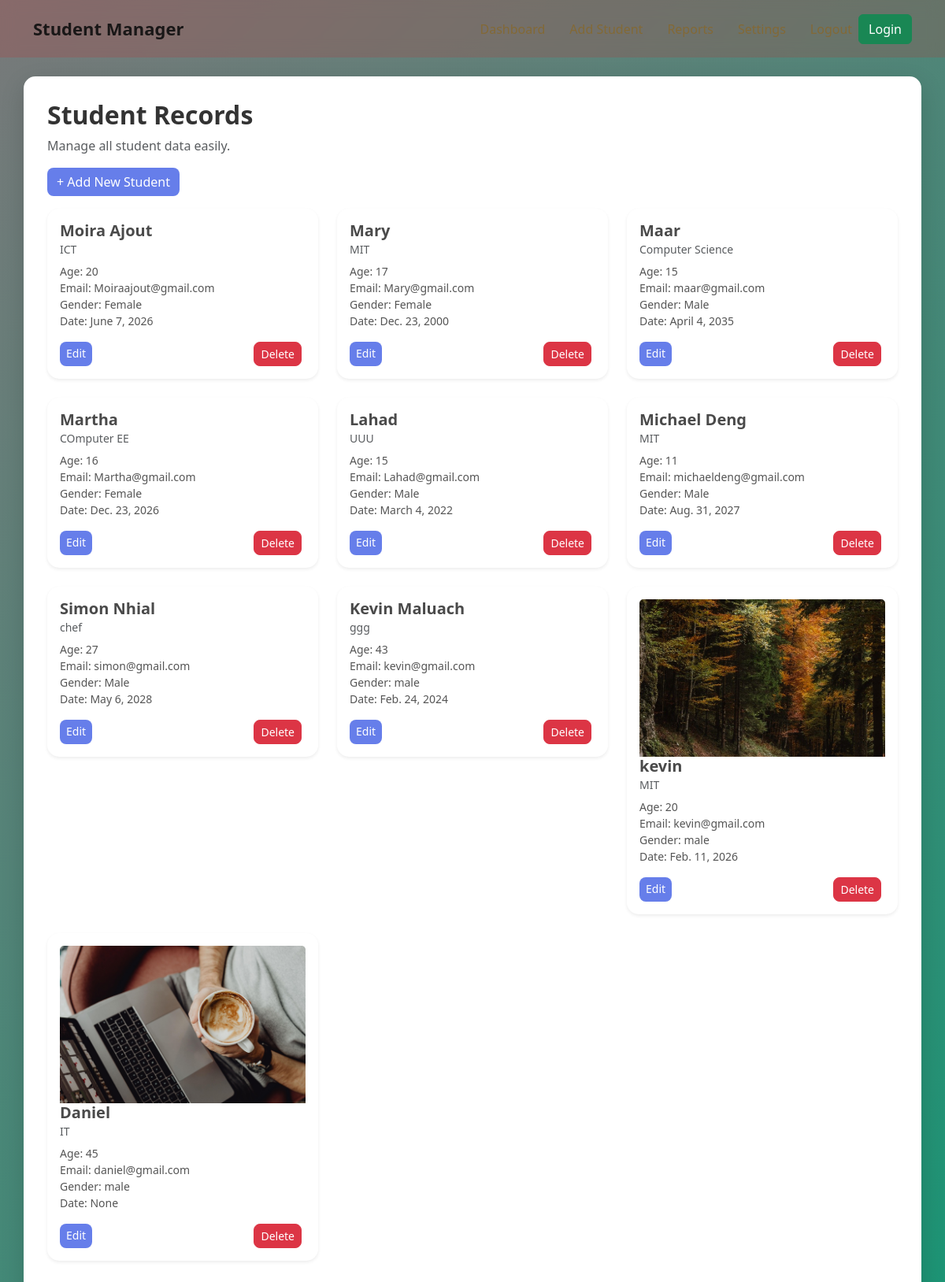
/dashboard/, run on the app's committed database.
### Dashboard/models.py (models this page shows, shortened)
class Student(models.Model):
    image = models.ImageField(upload_to='students/', null=True, blank=True)
    name = models.CharField(max_length=20)
    course = models.CharField(max_length=30)
    age = models.IntegerField()
    email = models.EmailField()
    gender = models.CharField(
        max_length=20,
        choices=[
            ('Male', 'Male'),
            ('Female', 'Female'),
        ],
        default='Male',
    )
    date = models.DateField(null=True)

### Dashboard/views.py (the view)
# urls.py: path('dashboard/', views.dashboard, name='dashboard'),
def dashboard(request):
    students = Student.objects.all()
    return render(request, 'dashboard.html', {'students': students})

### Dashboard/templates/dashboard.html (shortened to what this page needs)
{% load static %}
<html lang="en">
<head>
    <link href="https://cdn.jsdelivr.net/npm/bootstrap@5.3.0/dist/css/bootstrap.min.css" rel="stylesheet">
    <link rel="stylesheet" href="{% static 'css/main.css'%}">
</head>
<body>
<nav class="navbar navbar-expand-lg">
    <div class="container-fluid">
        <a class="navbar-brand" href="#">Student Manager</a>
        <div class="collapse navbar-collapse">
            <ul class="navbar-nav ms-auto">
                <li class="nav-item"><a class="nav-link" href="#">Dashboard</a></li>
                <li class="nav-item"><a class="nav-link" href="{% url 'add_student' %}">Add Student</a></li>
                <li class="nav-item"><a class="nav-link" href="#">Reports</a></li>
                <li class="nav-item"><a class="nav-link" href="#">Settings</a></li>
                <li class="nav-item"><a class="nav-link" href="{% url 'login' %}">Logout</a></li>
            </ul>
            {% if user.is_authenticated %}
                <a href="{% url 'logout' %}" class="btn btn-danger">Logout</a>
            {% else %}
                <a href="{% url 'login' %}" class="btn btn-success">Login</a>
            {% endif %}
        </div>
    </div>
</nav>
<div class="container mt-4">
    <h2>Student Records</h2>
    <p class="text-muted">Manage all student data easily.</p>
    <div class="mb-3">
        <a href="{% url 'add_student' %}" class="btn btn-primary">+ Add New Student</a>
    </div>
    <div class="row">
        {% for student in students %}
           <div class="col-md-4">
            <div class="card shadow-sm mb-4">
                <div class="card-body">
                    {% if student.image %}
                    <img src="{{ student.image.url }}" alt="" class="card-img-top" style="height: 200px;object-fit: cover">
                    {% endif %}
                    <h5 class="card-title">{{ student.name }}</h5>
                    <h6 class="card-subtitle mb-2 text-muted">{{ student.course }}</h6>
                    <p class="card-text">Age: {{ student.age }}<br>Email: {{ student.email }}<br>Gender: {{ student.gender }}<br>Date: {{ student.date }}</p>
                    <div class="card-actions">
                        <a href="{% url 'update_student' student.id %} " class="btn btn-sm btn-primary">Edit</a>
                        <a href="#" class="btn btn-sm btn-danger">Delete</a>
                    </div>
                </div>
            </div>
        </div>
        {% endfor %}
    </div>
</div>
</body>
</html>

### static/css/main.css (style rules this page uses)
body { background-color: #f5f7fa; }
.navbar { background-color: #343a40; }
.navbar-brand, .nav-link { color: white !important; }
.card-actions a { margin-right: 5px; }

### Dashboard/templates/dashboard.html (style rules this page uses)
body { background: linear-gradient(135deg, #78797a, #1c9575); min-height: 100vh; font-family: 'Segoe UI', Tahoma, Geneva, Verdana, sans-serif; }
.navbar { background: rgba(227, 26, 26, 0.15); backdrop-filter: blur(10px); padding: 15px 30px; }
.navbar-brand { font-weight: bold; font-size: 22px; color: #191717 !important; }
.nav-link { color: #836936 !important; margin-left: 15px; transition: 0.3s; }
.container { background: #ffffff; padding: 30px; border-radius: 15px; box-shadow: 0 10px 30px rgba(0, 0, 0, 0.15); }
h2 { font-weight: 600; color: #333; }
.card { border: none; border-radius: 15px; transition: transform 0.3s ease, box-shadow 0.3s ease; }
.card-title { font-weight: bold; color: #4a4a4a; }
.card-subtitle { font-size: 14px; }
.card-text { font-size: 14px; color: #555; }
.btn-primary { background-color: #667eea; border: none; border-radius: 8px; }
.btn-danger { border-radius: 8px; }
.card-actions { margin-top: 15px; display: flex; justify-content: space-between; }

### data on the page
Student: name "Moira Ajout", course "ICT", age "20", email "Moiraajout@gmail.com", gender "Female", date "June 7, 2026"
Student: name "Mary", course "MIT", age "17", email "Mary@gmail.com", gender "Female", date "Dec. 23, 2000"
Student: name "Maar", course "Computer Science", age "15", email "maar@gmail.com", gender "Male", date "April 4, 2035"
Student: name "Martha", course "COmputer EE", age "16", email "Martha@gmail.com", gender "Female", date "Dec. 23, 2026"
Student: name "Lahad", course "UUU", age "15", email "Lahad@gmail.com", gender "Male", date "March 4, 2022"
Student: name "Michael Deng", course "MIT", age "11", email "michaeldeng@gmail.com", gender "Male", date "Aug. 31, 2027"
Student: name "Simon Nhial", course "chef", age "27", email "simon@gmail.com", gender "Male", date "May 6, 2028"
Student: name "Kevin Maluach", course "ggg", age "43", email "kevin@gmail.com", gender "male", date "Feb. 24, 2024"
Student: image (picture), name "kevin", course "MIT", age "20", email "kevin@gmail.com", gender "male", date "Feb. 11, 2026"
Student: image (picture), name "Daniel", course "IT", age "45", email "daniel@gmail.com", gender "male", date "None"
